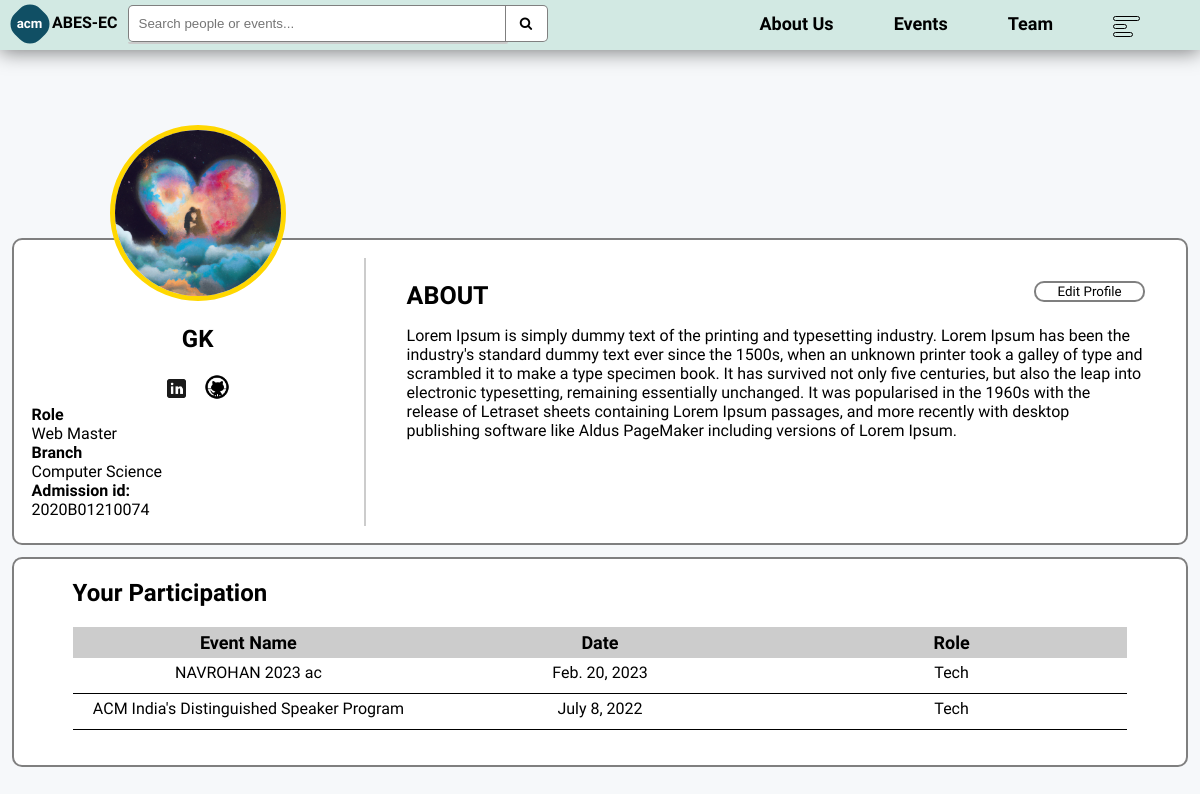
Screenshot of /profile/gitansh (signed in) with the database file from the repository.
### base/models.py (models this page shows, shortened)
class Member(models.Model):
    user = models.OneToOneField(User, on_delete= models.CASCADE, default="", related_name="member")
    name = models.CharField(max_length= 100)
    email = models.EmailField(max_length= 254, default="")
    admission = models.CharField(max_length=50, default="",blank=True)
    year = models.CharField(max_length=20, choices=[('1st', 'First year'), ('2nd', 'Second year'), ('3rd', 'Third year')], default="1st")
    mobile_no = models.CharField(max_length=10, default="")
    faculty = models.BooleanField(default=False)
    profile_pic = models.ImageField(upload_to="images/profile_pics", default="images/default.png")
    linked_in = models.CharField(max_length=150, default="", null=True, blank=True)
    github = models.CharField(max_length=150, default="", null=True, blank=True)
    w_chapter = models.BooleanField(default=False)
    core = models.CharField(max_length= 50, null=True, blank=True)
    role = models.CharField(max_length= 100, null=True, blank=True)
    short_desc = models.TextField(default="Hello, I love being in ACM's core team", blank=True)
    desc = models.TextField(default="Hello, I love being in ACM's core team", blank=True)
    unique_url = models.CharField(max_length=255, blank=True)
    url_timeout = models.TimeField(auto_now= False, auto_now_add=False, null=True, blank=False)

class Event(models.Model):
    name = models.CharField(max_length= 150)
    description = models.TextField(null= True, blank= True)
    details = RichTextField(null=True, blank=True)
    location = models.CharField(max_length= 150, null=True, blank=True)
    image = models.ImageField(upload_to="images/events/")
    tag = models.ManyToManyField(Tag, blank=True, related_name="events")
    fee = models.CharField(max_length= 5, default= 0)
    ongoing = models.BooleanField(default=False)
    team_members = models.IntegerField(default=1)
    coordinator = models.ManyToManyField(Member, blank=True, related_name="coordinated")
    updated = models.DateTimeField(auto_now= True)
    created = models.DateTimeField(auto_now_add= True)
    event_date = models.DateTimeField()
    end_date = models.DateTimeField(null=True, blank=True)
    participants = models.ManyToManyField(Student, blank=True, related_name="participated")
    first = models.ManyToManyField(Student, blank=True, related_name="first")
    second = models.ManyToManyField(Student, blank=True, related_name="second")
    third = models.ManyToManyField(Student, blank=True, related_name="third")

### base/views.py (the view)
# urls.py: path('profile/<str:pk>', views.profile, name="profile"),
def profile(request, pk):
    try:
        user = Member.objects.get(user=User.objects.get(username=pk))
        is_mem = True
        events_info = user.coordinated.all()
    except:
        is_mem = False
        user = Student.objects.get(user=User.objects.get(username=pk))
        events_info = user.participated.all()
    context = {"user":user, "is_owner": request.user == user.user, "member": is_mem, "event_info":events_info}
    return render(request, 'base/myprofile.html', context)

### base/templates/base/myprofile.html (shortened to what this page needs)
{% extends "main.html" %}
{% block content %}
<div style="height: calc(100% - 50px);display: flex; position: relative;">
    <div class="prof-container">
        <div class="inner">
            <div class="left-pane">
                <div style="text-align: center;">
                    <img src="/{{user.profile_pic}}" width="50%" style="margin-top: -40%; border-radius: 50%;{% if member %} border: 5px solid {% if user.year == '3rd' or user.faculty %} gold {% elif user.year == '2nd' %} silver {% else %} brown {% endif %} {% endif %};">
                    <h2>{{user.name}}</h2>
                    {% if user.linked_in %}<a href="https://{{user.linked_in}}" style="margin-right: 10px;"><img src="/images/icons/linkedin.png" width="25px"></a>{% endif %}
                    {% if user.github %}<a href="https://{{user.github}}"><img src="/images/icons/github.png" width="28px"></a>{% endif %}
                </div>
                <div>
                    {% if member %}
                        <div style="font-weight: bold;">Role </div>
                        <div>{{user.role}}</div>
                    {% endif %}
                    {% if user.core %}
                        <div style="font-weight: bold;">Branch </div>
                        <div>{{user.core}}</div>
                    {% elif is_owner %}
                    <div><a href="{% url 'edit_profile' %}">Add Branch</a></div>{% endif %}
                    {% if user.admission %}
                        <div style="font-weight: bold;">Admission id: </div>
                        <div>{{user.admission}}</div>
                    {% elif is_owner %}
                        <div><a href="{% url 'edit_profile' %}">Add Admisssion no.</a></div>{% endif %}
                </div>
            </div>
            <div style="margin: 5%;">
                <div>
                    <span style="font-size: 25px; font-weight: bold;">ABOUT</span>
                    {% if is_owner %}
                    <form action="{% url 'edit_profile' %}" style="display: inline;">
                        <button class="edit-btn" type="submit">Edit Profile</button>
                    </form>
                    {% endif %}
                </div>
                <p>{{user.desc}}</p>
            </div>
        </div>
        <div style="background-color: white;border: 2px solid rgba(0, 0, 0, 0.5);border-radius: 10px; margin-bottom: 5%;">
            <section style="margin-left: 5%;">
                <h2>Your Participation</h2>
            </section>
            <div style="display: grid; grid-template-columns: 1fr 1fr 1fr; margin: 0 5% 0 5%; text-align: center; margin-bottom: 3%;">
                <div class="heading">Event Name</div>
                <div class="heading">Date</div>
                {% if member %}
                    <div class="heading">Role</div>
                    {% if event_info %}
                        {% for event in event_info %}
                            <a href="{% url 'event' event.name %}" style="text-decoration: none;">
                                <div class="tvalues">{{event.name}}</div>
                            </a>
                            <div class="tvalues">{{event.event_date.date}}</div>
                            <div class="tvalues">Tech</div>
                        {% endfor %}
                    {% else %}
                        {% if is_owner %}
                        <div></div>
                        <div>You have not coordinated in any events yet</div>
                        <div></div>
                        {% endif %}
                    {% endif %}
                {% endif %}
            </div>
        </div>
    </div>
</div>
{% endblock %}

### templates/main.html (style rules this page uses)
body, html { margin: 0; height: 100%; background-color: #f6f8fa; font-family: 'Inria Sans', sans-serif; min-width: 1150px; }
a { color: black; text-decoration: none; }

### base/templates/base/myprofile.html (style rules this page uses)
.prof-container { position: absolute; top: 0; bottom: 0; left: 0; right: 0; max-width: 1200px; overflow-y: auto; margin: auto; padding: 1%; }
.prof-container a, .prof-container a:link, .prof-container a:visited { color: black; }
.inner { display: grid; grid-template-columns: 30% 70%; margin: auto; margin-top: 15%; min-height: 40%; margin-bottom: 1%; background-color: white; border: 2px solid rgba(0, 0, 0, 0.5); border-radius: 10px; }
.left-pane { border-right: 2px solid rgba(0, 0, 0, 0.2); margin: 5% 0 5% 5%; }
.edit-btn { color: black; text-align: center; font-family: 'Inria Sans', sans-serif; float: right; width: 15%; transition: all 0.15s; border-radius: 10px; background-color: white; border: 2px solid rgba(0, 0, 0, 0.5); }
.heading { font-size: 18px; font-weight: bold; padding-top: 5px; padding-bottom: 5px; background-color: rgba(0, 0, 0, 0.2); }
.tvalues { margin-top: 5px; height: 30px; border-bottom: 1px solid black; }

### rows the page displays
Member: profile_pic (picture), name "GK", role "Web Master", core "Computer Science", admission "2020B01210074", desc "Lorem Ipsum is simply dummy text of the printing and typesetting industry. Lorem Ipsum has been the industry's standard dummy text ever since the 1500s, when an unknown printer took a galley of type and scrambled it to make a type specimen book. It has survived not only five centuries, but also the leap into electronic typesetting, remaining essentially unchanged. It was popularised in the 1960s with the release of Letraset sheets containing Lorem Ipsum passages, and more recently with desktop publishing software like Aldus PageMaker including versions of Lorem Ipsum."
Event: name "NAVROHAN 2023 ac", event_date "Feb. 20, 2023"
Event: name "ACM India's Distinguished Speaker Program", event_date "July 8, 2022"
